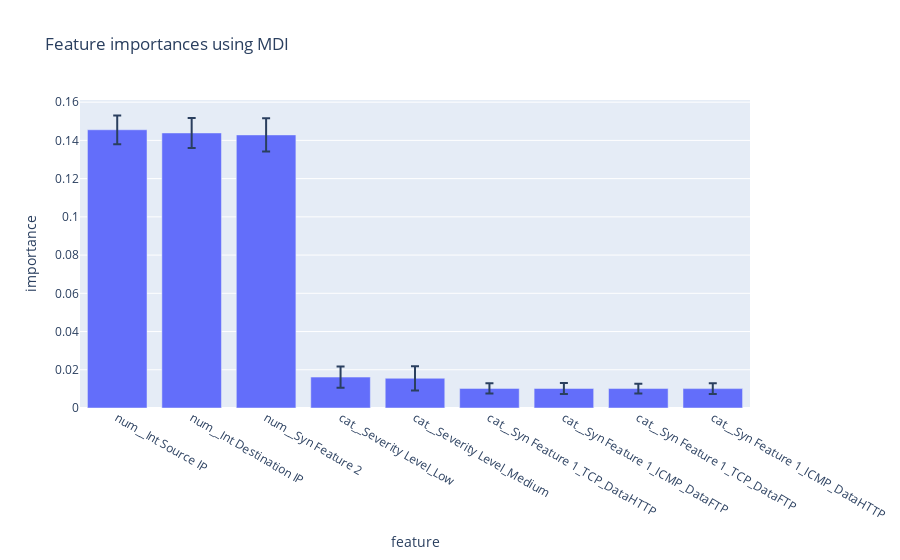

Notebook source saved alongside this figure:
### Code cell
importances = search.best_estimator_.named_steps['classifier'].feature_importances_
forest = [forest for forest in search.best_estimator_.named_steps['classifier'].estimators_]
std = np.std([tree.feature_importances_ for tree in forest], axis=0)
feature_names = [f"{x}" for x in search.best_estimator_.named_steps["preprocessor"].get_feature_names_out()]
forest_importances = pd.DataFrame({"feature": feature_names, "importance": importances, "std": std}).sort_values("importance", ascending=False)

fig = px.bar(forest_importances[forest_importances["importance"] > 0.01],x="feature",y="importance", error_y="std", title="Feature importances using MDI")
fig.show()

### Figure 1 — Plotly figure (JSON) as saved in the notebook; plotly's stock layout.template omitted (floating-point values rounded to 4 significant figures)
{"data": [{"error_y": {"array": [0.007524, 0.007857, 0.008711, 0.005534, 0.006353, 0.002683, 0.002893, 0.002534, 0.002816]}, "hovertemplate": "feature=%{x}<br>importance=%{y}<extra></extra>", "legendgroup": "", "marker": {"color": "#636efa", "pattern": {"shape": ""}}, "name": "", "orientation": "v", "showlegend": false, "textposition": "auto", "type": "bar", "x": ["num__Int Source IP", "num__Int Destination IP", "num__Syn Feature 2", "cat__Severity Level_Low", "cat__Severity Level_Medium", "cat__Syn Feature 1_TCP_DataHTTP", "cat__Syn Feature 1_ICMP_DataFTP", "cat__Syn Feature 1_TCP_DataFTP", "cat__Syn Feature 1_ICMP_DataHTTP"], "xaxis": "x", "y": [0.1456, 0.1439, 0.1429, 0.01618, 0.01554, 0.01026, 0.01022, 0.01018, 0.01014], "yaxis": "y"}], "layout": {"barmode": "relative", "legend": {"tracegroupgap": 0}, "title": {"text": "Feature importances using MDI"}, "xaxis": {"anchor": "y", "domain": [0, 1], "title": {"text": "feature"}}, "yaxis": {"anchor": "x", "domain": [0, 1], "title": {"text": "importance"}}}}
